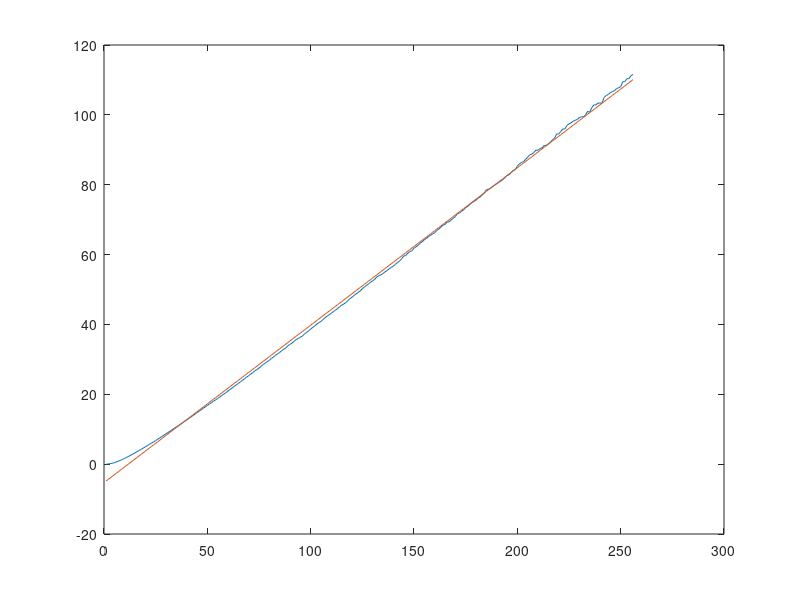

Write MATLAB code to recreate this figure.
a = csvread('data/test.csv');
b = mean(a);
x = linspace(1, 256, 256);

p = polyfit(x, b, 1);

plot(x, b);
hold on;
y = p(1)*x + p(2);
plot(x, y);